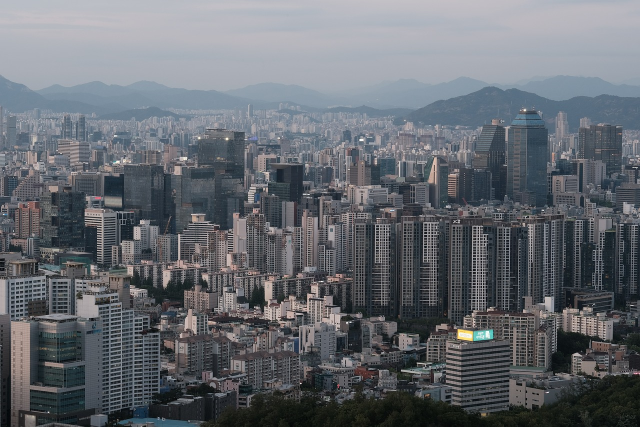
#> input picture apart.jpg, 1280 x 853 px (shown at 1/2 size)
$ jupyter execute chap1.3.1.ipynb
#> lines starting #> are read from the running program, lines starting #| are printed output that depends on the picture; after the words box and inside, x2 and y2 are one past the last pixel; in counts of white or black regions, pixels touching at a corner belong together
chapter 1.3.1

[cell 1]
import cv2
import numpy as np
from matplotlib import pyplot as plt

[cell 2]
img = cv2.imread('apart.jpg')
#> img is the input picture: shape (853, 1280, 3); mean B, G, R 111.3, 105.1, 101
plt.imshow(img, cmap = 'gray', interpolation = 'bicubic')
plt.xticks([]), plt.yticks([]) # to hide tick values on X and Y axis
plt.show()

[cell 3]
img[100,100]
#> Out = [187, 178, 174]

[cell 4]
img[100,100] = [0, 0, 0]
#> img: shape (853, 1280, 3); under 0.01% of pixels changed, all inside (x1, y1, x2, y2) = (100, 100, 101, 101)

[cell 5]
img[0:20, 0:20] = [0, 0, 0]
#> img: shape (853, 1280, 3); mean B, G, R 111.2, 105.1, 100.9

[cell 6]
plt.imshow(img, cmap = 'gray', interpolation = 'bicubic')
plt.xticks([]), plt.yticks([]) # to hide tick values on X and Y axis
plt.show()

[cell 7]
img[100:500, 100:500] = [225,225,225]
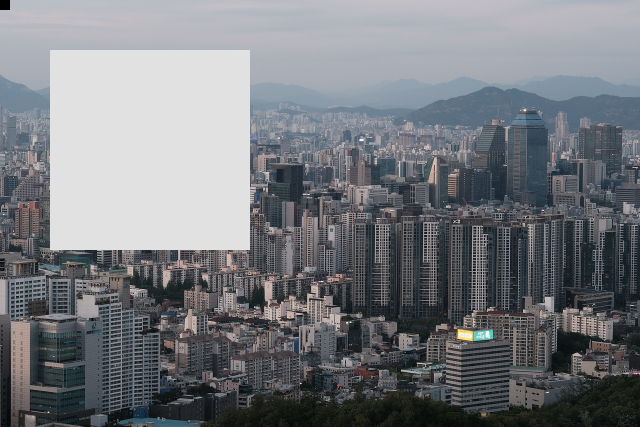
#> img: shape (853, 1280, 3) (shown at 1/2 size); mean B, G, R 125.7, 120.8, 117.7
plt.imshow(img, cmap = 'gray', interpolation = 'bicubic')
plt.xticks([]), plt.yticks([]) # to hide tick values on X and Y axis
plt.show()

[cell 8]
img = cv2.imread('seoul.jpg')
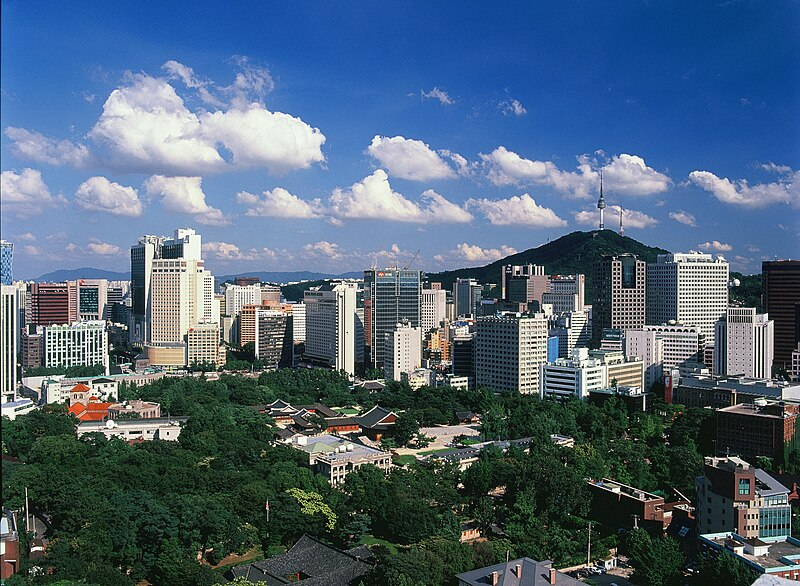
#> input picture seoul.jpg, 800 x 586 px
#> img is the input picture: shape (586, 800, 3); mean B, G, R 121.2, 100.9, 80
px = img[100,100]
#> px = [183, 124, 78]
print (px)
#| [183 124  78]

blue = img[100,100,0]
#> blue = 183
print(blue)
#| 183

[cell 9]
img[100,100] = [255,255,255]
print (img[100,100])
#| [255 255 255]

[cell 10]
img.item(10,10,2)
img.itemset((10,10,2),100)
#> img: shape (586, 800, 3); mean B, G, R 121.2, 100.9, 80
img.item(10,10,2)
plt.imshow(img, cmap = 'gray', interpolation = 'bicubic')
plt.xticks([]), plt.yticks([]) # to hide tick values on X and Y axis
plt.show()

[cell 11]
print (img.shape)
#| (586, 800, 3)
print(img.size)
#| 1406400
print (img.dtype)
#| uint8

ball = img[280:340, 330:390]
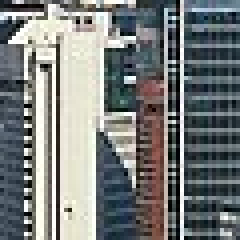
#> ball: shape (60, 60, 3) (shown 4 times larger); mean B, G, R 122.8, 123.7, 120.1
img[273:333, 100:160] = ball
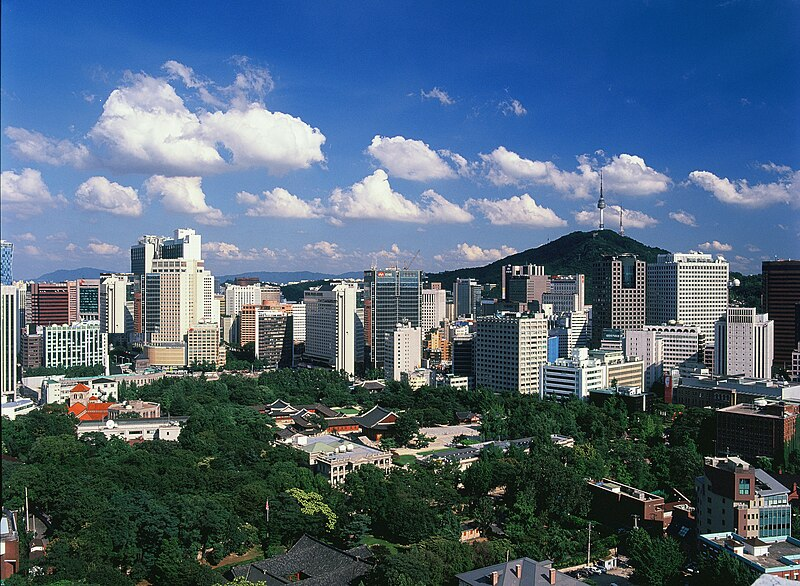
#> img: shape (586, 800, 3); mean B, G, R 121.3, 101, 80.1

plt.imshow(img, cmap = 'gray', interpolation = 'bicubic')
plt.xticks([]), plt.yticks([]) # to hide tick values on X and Y axis
plt.show()
